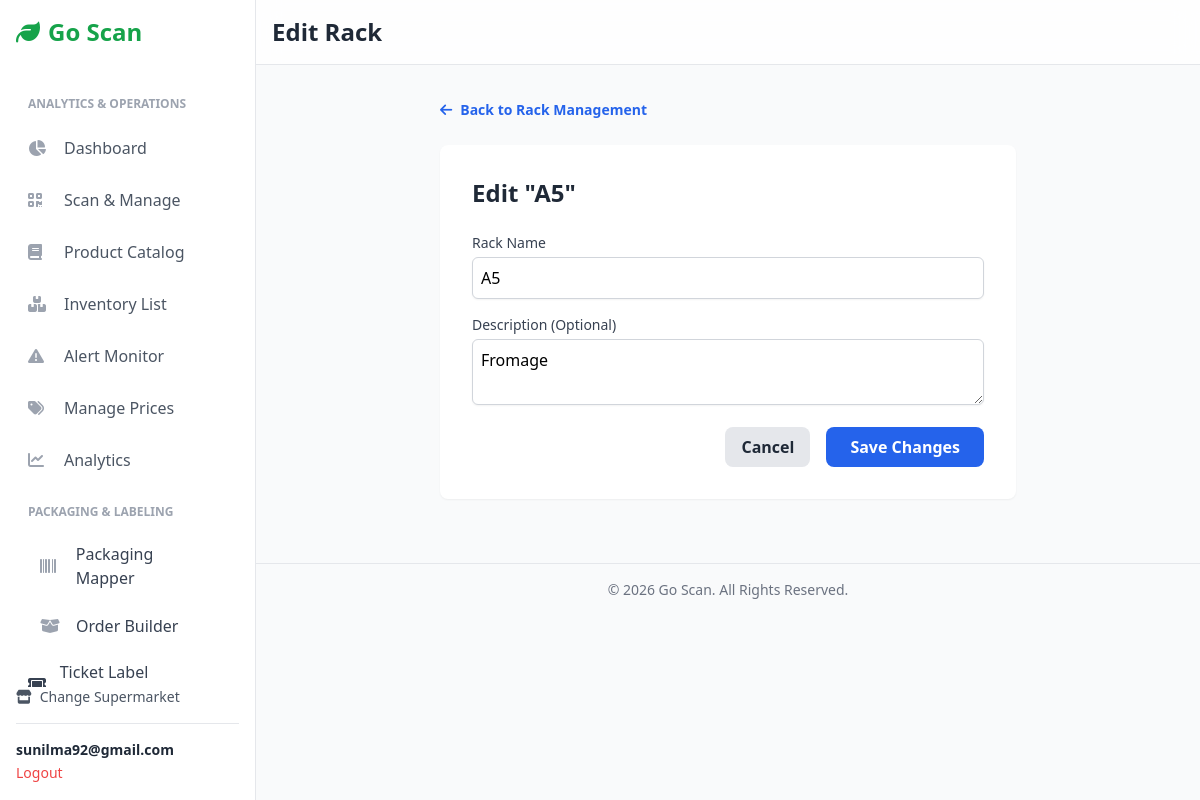
Screenshot of /1/racks/1/edit/ (signed in) with the database file from the repository.
### users/models.py (models this page shows, shortened)
class Account(AbstractBaseUser):
    first_name = models.CharField(max_length=50)
    last_name = models.CharField(max_length=50)
    username = models.CharField(max_length=50, unique=True)
    email = models.EmailField(max_length=100, unique=True)
    phone_number = models.CharField(max_length=50, blank=True)
    date_joined = models.DateTimeField(auto_now_add=True)
    last_login = models.DateTimeField(auto_now=True)
    is_admin = models.BooleanField(default=False)
    is_staff = models.BooleanField(default=False)
    is_active = models.BooleanField(default=True)  # <-- Changed to True
    is_superuser = models.BooleanField(default=False)
    USERNAME_FIELD = 'username'
    REQUIRED_FIELDS = ['email', 'first_name', 'last_name']
    objects = MyAccountManager()

### Inventory/models.py (models this page shows, shortened)
class Rack(models.Model):
    supermarket = models.ForeignKey(Supermarket, on_delete=models.CASCADE, related_name='racks')
    name = models.CharField(max_length=100, unique=True)
    description = models.TextField(blank=True, null=True)
    class Meta:
        unique_together = ['supermarket', 'name']
        ordering = ['name']

### Inventory/views.py (the view)
# urls.py: path('<int:supermarket_id>/racks/<int:rack_id>/edit/', views.rack_edit_view, name='rack_edit'),
@login_required(login_url='account_login')
def rack_edit_view(request, supermarket_id, rack_id):
    supermarket = get_object_or_404(Supermarket, pk=supermarket_id, owner=request.user)
    rack = get_object_or_404(Rack, pk=rack_id, supermarket=supermarket)
    if request.method == 'POST':
        rack_form = RackForm(request.POST, instance=rack)
        if rack_form.is_valid():
            try:
                rack_form.save()
                messages.success(request, f"Rack '{rack.name}' updated successfully.")
                return redirect('inventory:rack_list', supermarket_id=supermarket.id)
            except IntegrityError:
                messages.error(request, f"A rack with this name already exists.")
    else:
        rack_form = RackForm(instance=rack)
    context = {
        'supermarket': supermarket,
        'rack': rack,
        'rack_form': rack_form  # Use the specific variable name
    }
    return render(request, 'inventory/management/rack_edit.html', context)

### Inventory/forms.py
class RackForm(forms.ModelForm):
    class Meta:
        model = Rack
        fields = ['name', 'description']
        widgets = {
            'name': forms.TextInput(attrs={
                'class': 'mt-1 w-full p-2 border border-gray-300 rounded-md shadow-sm focus:ring-blue-500 focus:border-blue-500',
                'placeholder': 'e.g., Aisle 5',
                'required': True,
            }),
            'description': forms.Textarea(attrs={
                'class': 'mt-1 w-full p-2 border border-gray-300 rounded-md shadow-sm focus:ring-blue-500 focus:border-blue-500',
                'rows': 2,
                'placeholder': 'e.g., Frozen Goods Section'
            }),
        }

### templates/inventory/management/rack_edit.html (shortened to what this page needs)
{% extends "inventory/base.html" %}
{% block header %}Edit Rack{% endblock %}
{% block content %}
<div class="max-w-xl mx-auto">
    <div class="mb-6">
        <a href="{% url 'inventory:rack_list' supermarket.id %}" class="text-sm font-semibold text-blue-600 hover:underline">
            <i class="fas fa-arrow-left mr-2"></i>Back to Rack Management
        </a>
    </div>
    <div class="bg-white p-6 sm:p-8 rounded-lg shadow-sm">
        <h1 class="text-2xl font-bold text-gray-800 mb-6">
            Edit "{{ rack.name }}"
        </h1>
        <form method="POST" action="{% url 'inventory:rack_edit' supermarket.id rack.id %}" class="space-y-4">
            <div>
                <label for="{{ rack_form.name.id_for_label }}" class="block text-sm font-medium text-gray-700">Rack Name</label>
                {{ rack_form.name }}
            </div>
            <div>
                <label for="{{ rack_form.description.id_for_label }}" class="block text-sm font-medium text-gray-700">Description (Optional)</label>
                {{ rack_form.description }}
            </div>
            <div class="mt-8 flex justify-end gap-4">
                <a href="{% url 'inventory:rack_list' supermarket.id %}" class="px-4 py-2 bg-gray-200 text-gray-800 font-semibold rounded-lg hover:bg-gray-300 transition-colors">
                    Cancel
                </a>
                <button type="submit" class="px-6 py-2 bg-blue-600 text-white font-semibold rounded-lg hover:bg-blue-700 focus:outline-none focus:ring-2 focus:ring-offset-2 focus:ring-blue-500 transition-colors">
                    Save Changes
                </button>
            </div>
        </form>
    </div>
</div>
{% endblock %}

### templates/inventory/base.html (shortened to what this page needs)
{% load static %}
<!DOCTYPE html>
<html lang="en">
<head>
    <script src="https://cdn.tailwindcss.com"></script>
    <link rel="stylesheet" href="https://cdnjs.cloudflare.com/ajax/libs/font-awesome/6.4.0/css/all.min.css">
</head>
<body class="bg-gray-50 font-sans">
    <aside id="sidebar" class="w-64 bg-white text-gray-800 p-4 border-r border-gray-200 fixed h-full flex flex-col z-30 md:translate-x-0">
        <div class="text-2xl font-bold text-green-600 mb-8 flex items-center">
            <i class="fas fa-leaf mr-2"></i>
            <span>Go Scan</span>
        </div>
        <nav class="space-y-1 flex-grow overflow-y-auto">
            {% if supermarket %}
                <p class="px-3 pt-4 pb-2 text-xs font-semibold text-gray-400 uppercase">Analytics & Operations</p>
                <a href="{% url 'inventory:supermarket_dashboard' supermarket.id %}" class="sidebar-link flex items-center p-3 rounded-lg text-gray-600 hover:bg-gray-200">
                    <i class="fas fa-chart-pie w-6 mr-3 text-gray-400"></i> Dashboard
                </a>
                <a href="{% url 'inventory:scan_item' supermarket.id %}" class="sidebar-link flex items-center p-3 rounded-lg text-gray-600 hover:bg-gray-200">
                    <i class="fas fa-qrcode w-6 mr-3 text-gray-400"></i> Scan & Manage
                </a>
                <a href="{% url 'inventory:product_list' supermarket.id %}" class="sidebar-link flex items-center p-3 rounded-lg text-gray-600 hover:bg-gray-200">
                    <i class="fas fa-book w-6 mr-3 text-gray-400"></i> Product Catalog
                </a>
                <a href="{% url 'inventory:inventory_list' supermarket.id %}" class="sidebar-link flex items-center p-3 rounded-lg text-gray-600 hover:bg-gray-200">
                    <i class="fas fa-boxes-stacked w-6 mr-3 text-gray-400"></i> Inventory List
                </a>
                <a href="{% url 'pricing:alert_monitor' supermarket.id %}" class="sidebar-link flex items-center p-3 rounded-lg text-gray-600 hover:bg-gray-200">
                    <i class="fas fa-triangle-exclamation w-6 mr-3 text-gray-400"></i> Alert Monitor
                </a>
                    <a href="{% url 'product_pricing:manage_product_prices' supermarket.id %}" class="sidebar-link flex items-center p-3 rounded-lg text-gray-600 hover:bg-gray-200">
                        <i class="fas fa-tags w-6 mr-3 text-gray-400"></i> Manage Prices
                    </a>
            <a href="{% url 'analytics:dashboard' supermarket.id %}"
   class="sidebar-link flex items-center p-3 rounded-lg text-gray-600 hover:bg-gray-200">
    <i class="fas fa-chart-line w-6 mr-3 text-gray-400"></i>
    <span>Analytics</span>
</a>
<p class="px-3 pt-4 pb-2 text-xs font-semibold text-gray-400 uppercase">
    Packaging & Labeling
</p>
<a href="{% url 'packaging:scan_unit' supermarket.id %}"
   class="sidebar-link flex items-center px-4 py-2.5 rounded-lg mx-2 text-gray-700 hover:bg-gray-100">
    <i class="fas fa-barcode w-6 mr-3 text-gray-400"></i>
    <span>Packaging Mapper</span>
</a>
<a href="{% url 'packaging:order_builder' supermarket.id %}"
   class="sidebar-link flex items-center px-4 py-2.5 rounded-lg mx-2 text-gray-700 hover:bg-gray-100">
    <i class="fas fa-box-open w-6 mr-3 text-gray-400"></i>
    <span>Order Builder</span>
</a>
            <a href="{% url 'ticket:ticket_list' supermarket.id %}"
           class="sidebar-link flex items-center gap-3 rounded-xl px-3 py-2 text-gray-700 hover:bg-gray-100">
            <i class="fas fa-ticket w-5"></i> Ticket Label Generator
        </a>
            {% endif %}
        </nav>
        <div class="mt-auto">
            <a href="{% url 'inventory:home' %}" class="text-sm text-gray-600 hover:text-green-600 flex items-center mb-4"><i class="fas fa-store mr-2"></i> Change Supermarket</a>
            {% if user.is_authenticated %}
            <div class="border-t pt-4">
                <p class="text-sm font-semibold truncate">{{ user.email }}</p>
                <a href="{% url 'account_logout' %}" class="text-sm text-red-500 hover:underline">Logout</a>
            </div>
            {% endif %}
        </div>
    </aside>
    <div class="flex-1 md:ml-64">
        <header class="bg-white/80 backdrop-blur-md sticky top-0 z-10 p-4 border-b border-gray-200 flex items-center justify-between">
            <h1 class="text-xl md:text-2xl font-bold text-gray-800">
                {% block header %}{% endblock %}
            </h1>
        </header>
        <main class="p-4 sm:p-6 md:p-8">
            {% block content %}{% endblock %}
        </main>
         <footer class="text-center p-4 text-sm text-gray-500 border-t mt-8">
            © {% now "Y" %} Go Scan. All Rights Reserved.
        </footer>
    </div>
</body>
</html>

### templates/inventory/base.html (style rules this page uses)
#sidebar { transition: transform 0.3s ease-in-out; }

### rows the page displays
Account: email "sunilma92@gmail.com"
Rack: name "A5", description "Fromage"
